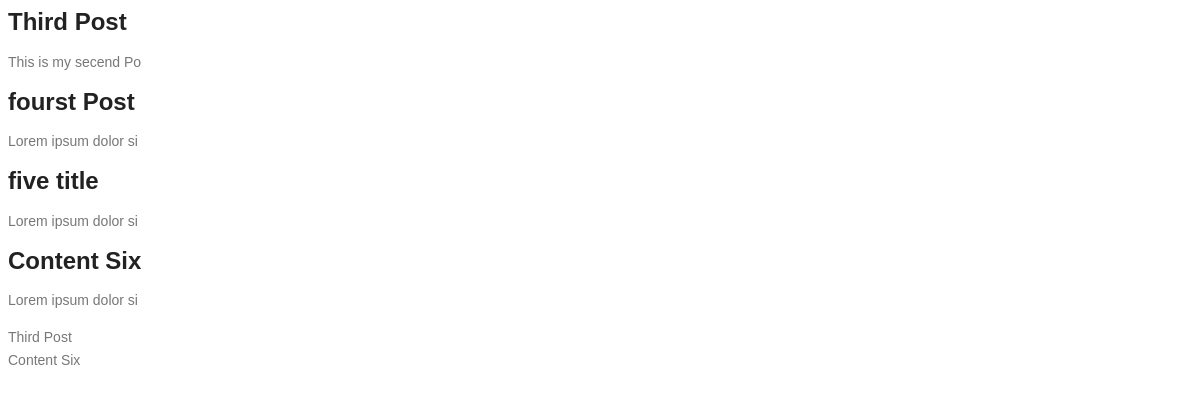
The app's page /blog/test/ with its own data.
### blog/models.py (models this page shows, shortened)
class Post(models.Model):
    image = models.ImageField(upload_to='blog/images',default='blog/default.jpg')
    author = models.ForeignKey(User, on_delete=models.SET_NULL,null=True)
    title = models.CharField(max_length=255)
    content = models.TextField()
    category = models.ManyToManyField(category)
    counted_views = models.IntegerField(default=0)
    status = models.BooleanField(default=False)
    published_date = models.DateTimeField(null=True)
    created_date = models.DateTimeField(auto_now_add=True)
    updated_date = models.DateTimeField(auto_now=True)

### blog/views.py (the view)
# urls.py: path('test/', views.test, name="test"),
def test(request):
    return render(request, 'blog/test.html')

### blog/templatetags/blog_tags.py (called while the page is built)
@register.simple_tag(name="posts")
def function():
    from blog.models import Post
    posts = Post.objects.filter(status=1)
    return posts

@register.filter
def snip(value,args=20):
    return value[:args]

@register.inclusion_tag("popularpost.html")
def popularpost():
    from blog.models import Post
    posts = Post.objects.filter(status=1).order_by("-published_date")[:2]
    return {"posts":posts}

### templates/blog/test.html (shortened to what this page needs)
{% load blog_tags %} {% load static %}
<!doctype html>
<html lang="en">
  <head>
    <link rel="stylesheet" href="/static/css/main.css" />
  </head>
  <body>
        {% posts as totalposts %}
    {% for post in totalposts %}
        <h3>{{ post.title }}</h3>
        <p>{{ post.content|snip }}</p>
    {% endfor %}
    {% popularpost %}
  </body>
</html>

### templates/popularpost.html
<ul>
        {% for post in posts %}
           <li>{{post.title}}</li>
        {% endfor %}
</ul>

### static/css/main.css (style rules this page uses)
body { color: #777777; font-family: "Poppins", sans-serif; font-size: 14px; font-weight: 300; line-height: 1.625em; position: relative; }
ol, ul { margin: 0; padding: 0; list-style: none; }
h1, h2, h3, h4, h5, h6 { font-family: "Poppins", sans-serif; color: #222222; line-height: 1.2em !important; margin-bottom: 0; margin-top: 0; font-weight: 600; }
h3, .h3 { font-size: 24px; }
h3 { font-size: 24px; }
h1, h2, h3, h4, h5, h6 { line-height: 1.5em; }

### records on screen
Post: title "Third Post", content|snip "This is my secend Po"
Post: title "fourst Post", content|snip "Lorem ipsum dolor si"
Post: title "five title", content|snip "Lorem ipsum dolor si"
Post: title "Content Six", content|snip "Lorem ipsum dolor si"
